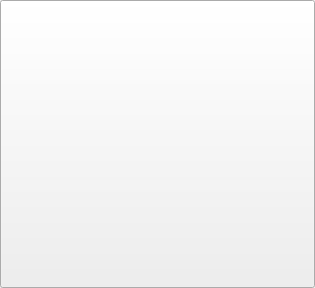
<?xml version="1.0" encoding="UTF-8"?>
<ui version="4.0">
 <class>SuperButton</class>
 <widget class="QPushButton" name="SuperButton">
  <property name="geometry">
   <rect>
    <x>0</x>
    <y>0</y>
    <width>315</width>
    <height>288</height>
   </rect>
  </property>
  <property name="minimumSize">
   <size>
    <width>222</width>
    <height>222</height>
   </size>
  </property>
  <property name="windowTitle">
   <string>SuperButton</string>
  </property>
  <layout class="QGridLayout" name="gridLayout">
   <item row="1" column="1" alignment="Qt::AlignHCenter|Qt::AlignVCenter">
    <widget class="QLabel" name="lbl_icon">
     <property name="minimumSize">
      <size>
       <width>64</width>
       <height>64</height>
      </size>
     </property>
     <property name="text">
      <string/>
     </property>
     <property name="alignment">
      <set>Qt::AlignCenter</set>
     </property>
    </widget>
   </item>
   <item row="1" column="2">
    <spacer name="horizontalSpacer_2">
     <property name="orientation">
      <enum>Qt::Horizontal</enum>
     </property>
     <property name="sizeHint" stdset="0">
      <size>
       <width>61</width>
       <height>61</height>
      </size>
     </property>
    </spacer>
   </item>
   <item row="1" column="0">
    <spacer name="horizontalSpacer">
     <property name="orientation">
      <enum>Qt::Horizontal</enum>
     </property>
     <property name="sizeHint" stdset="0">
      <size>
       <width>61</width>
       <height>61</height>
      </size>
     </property>
    </spacer>
   </item>
   <item row="2" column="1" alignment="Qt::AlignHCenter|Qt::AlignVCenter">
    <widget class="QLabel" name="lbl_name">
     <property name="styleSheet">
      <string notr="true">font-family:&quot;微软雅黑&quot;;</string>
     </property>
     <property name="text">
      <string/>
     </property>
     <property name="alignment">
      <set>Qt::AlignCenter</set>
     </property>
    </widget>
   </item>
   <item row="0" column="1">
    <spacer name="verticalSpacer">
     <property name="orientation">
      <enum>Qt::Vertical</enum>
     </property>
     <property name="sizeHint" stdset="0">
      <size>
       <width>61</width>
       <height>49</height>
      </size>
     </property>
    </spacer>
   </item>
   <item row="3" column="1">
    <spacer name="verticalSpacer_2">
     <property name="orientation">
      <enum>Qt::Vertical</enum>
     </property>
     <property name="sizeHint" stdset="0">
      <size>
       <width>61</width>
       <height>50</height>
      </size>
     </property>
    </spacer>
   </item>
  </layout>
 </widget>
 <layoutdefault spacing="6" margin="11"/>
 <resources/>
 <connections/>
</ui>
